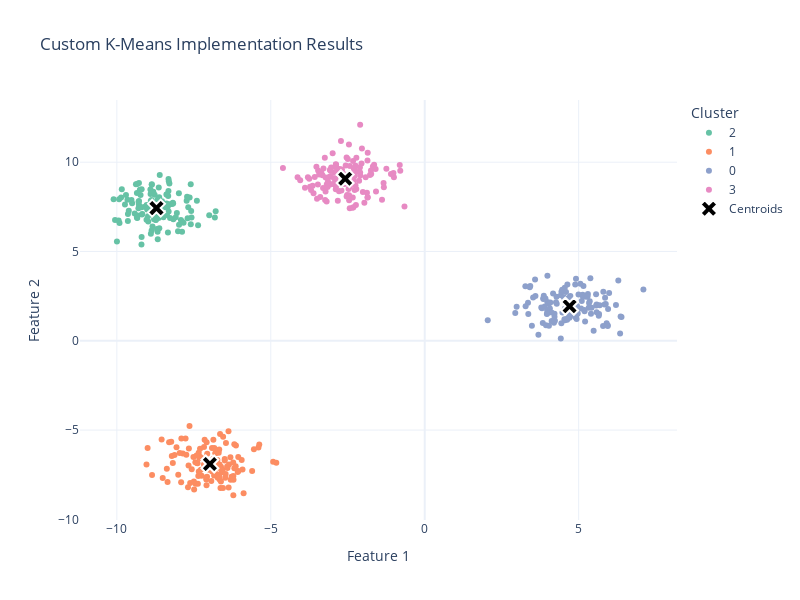

Write notebook code for a chart like this one.
### Code cell
# Visualize results with Plotly
fig = plot_clusters_2d(
    X,
    kmeans_custom.labels_,
    kmeans_custom.cluster_centers_,
    title="Custom K-Means Implementation Results",
    feature_names=['Feature 1', 'Feature 2']
)
fig.show()

print("Interactive plot: Hover to see details, zoom, pan, and export!")
